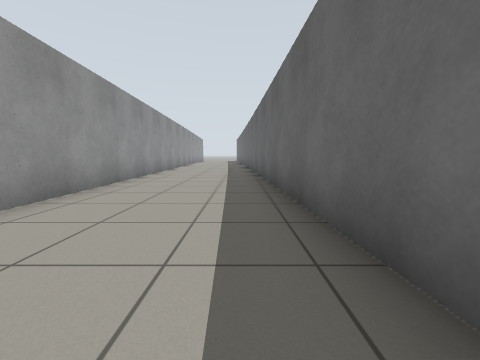
View 1 (above)

16 first-person views from a walk through a world built for the Gazebo simulator. The camera is 0.72 m above the floor, tilts 6° down and sees 90° across. Floor lines are 1 m apart. The floor is counted in squares, 1 m on a side. Each view is taken from the middle of a square. On the plan, view 1 faces up. The plan holds only what a view shows up to about 9 squares ahead; the rest is blank. The place goes on beyond the plan.

View 2
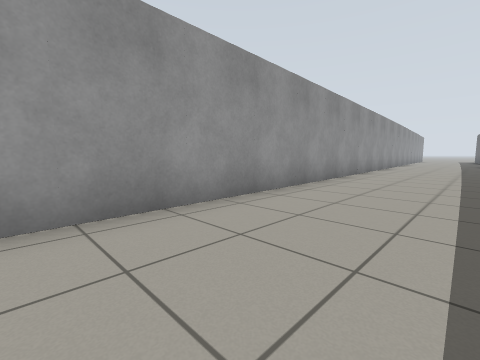

View 3
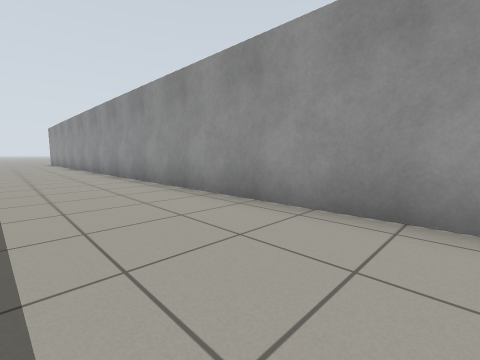

View 4
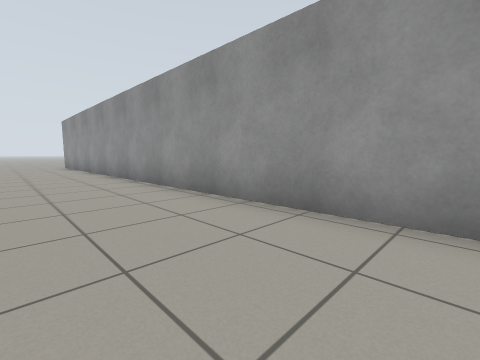

View 5
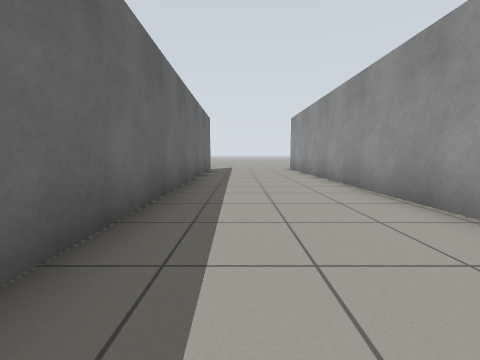

View 6
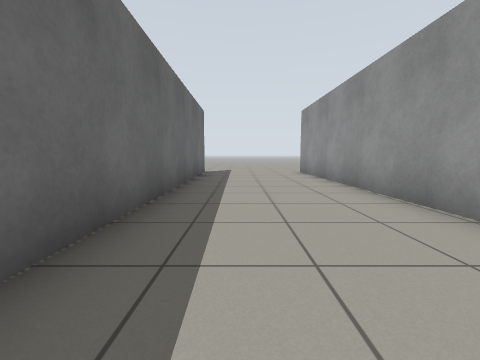

View 7
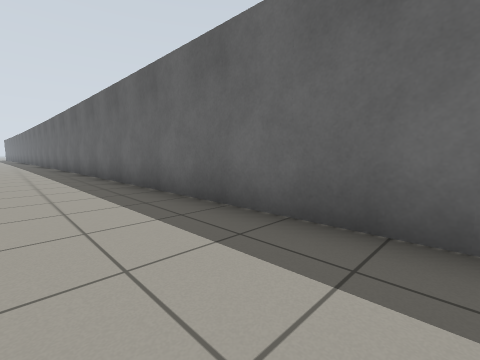

View 8
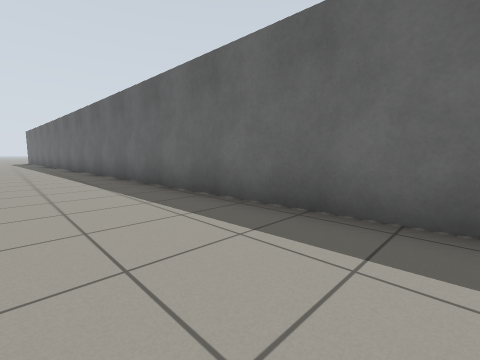

View 9
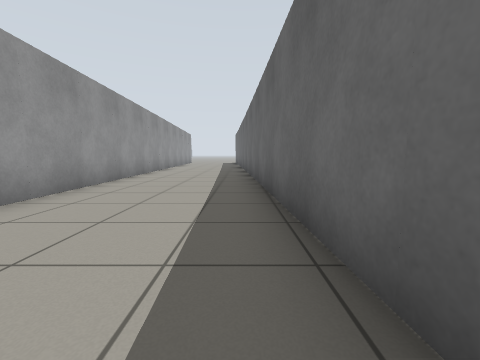

View 10
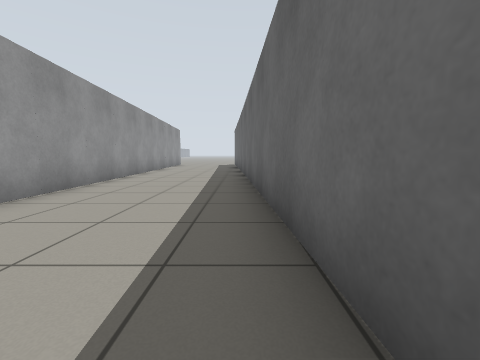

View 11
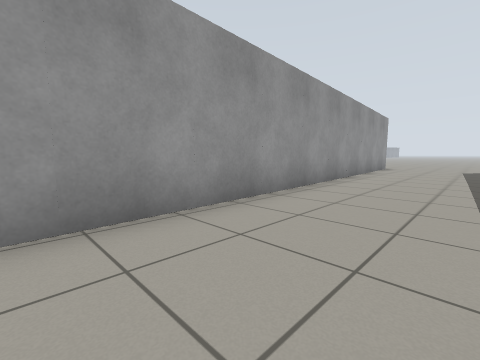

View 12
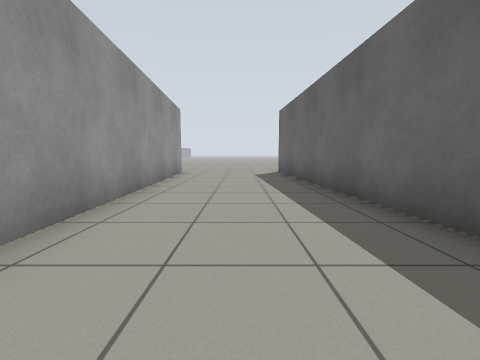

View 13
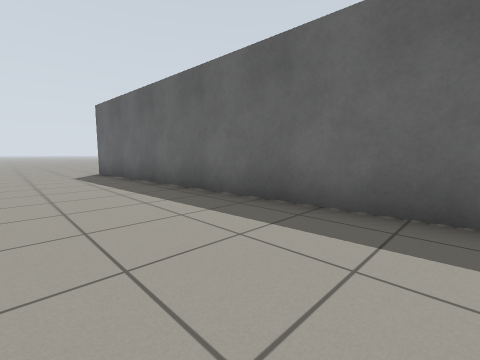

View 14
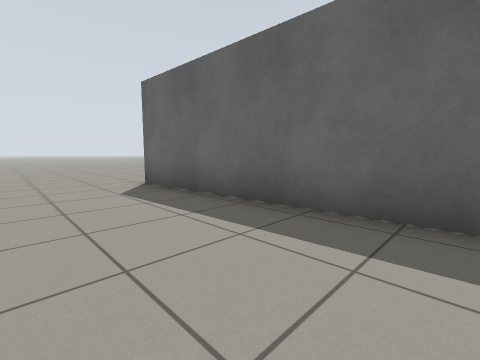

View 15
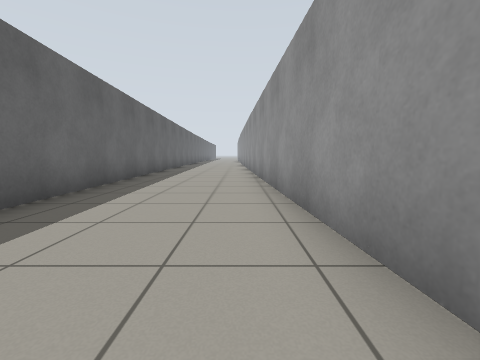

View 16
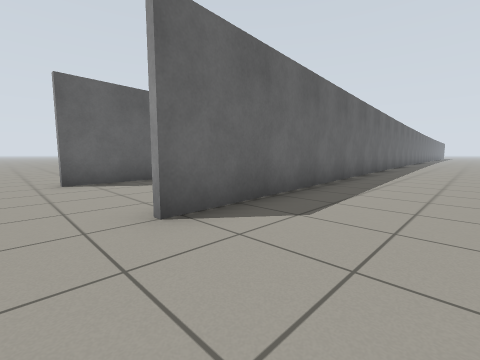

### Floor plan
Points are (right, up) in squares from view 1. A wall is a line through its corners. A room is listed if a view was taken in it or the views show most of it. See-through windows are left out.
Room 1 (views 1, 2, 3, 4, 5, 6, 7, 8, 9, 10, 11, 12, 13, 14, 15)
walls: (0.9, 5) (-0.2, 29.1); (1.1, 0.9) (1, 5.1); (-3.5, 15.4) (-2.4, -19.5); (-4.3, 28.1) (-3.6, 15.3); (1.5, -19.6) (1.1, -2.1)
ways out: opening at (-4, 29.5) to room 2; opening at (0, 30)
Room 2 (view 16)
walls: (-4, 20) (-4.5, 28.8)
ways out: opening at (-4, 29.5) to room 1

Positions as (right, up) in squares from view 1, and headings:
1: (0, 0), facing up
2: (0, -3), facing up-left
3: (0, -1), facing down-left
4: (0, -6), facing down-left
5: (0, -10), facing down
6: (0, -12), facing down
7: (-1, -13), facing up-right
8: (-2, 4), facing up-right
9: (0, 7), facing up
10: (0, 11), facing up
11: (-1, 15), facing up-left
12: (-2, 19), facing up
13: (-3, 19), facing up-right
14: (-3, 23), facing up-right
15: (-3, 23), facing down
16: (-7, 30), facing down-right
